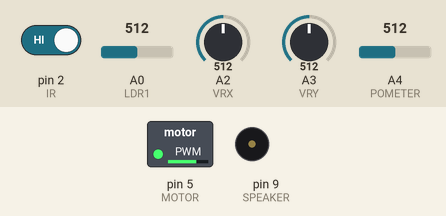
Bench run of a sketch on a simulated Arduino Uno, built with avr-gcc and run on an emulated ATmega328P. Shown: switched loads named in the sketch (green lamp = pin HIGH), buzzer (waves = sounding). The test bench sets the inputs (shaded band); at power-on: pin 2 (IR) HIGH, A0 (LDR1) = 512, A2 (VRX) = 512, A3 (VRY) = 512, A4 (POMETER) = 512. Random numbers use the default seed unless the sketch sets one.

Above: at 1.1 s.
At 15.66 s:
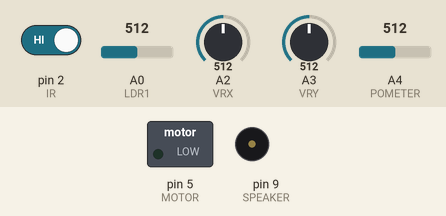
At 18.3 s:
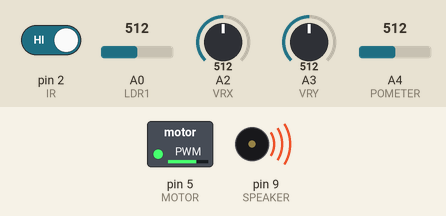
At 31.8 s:
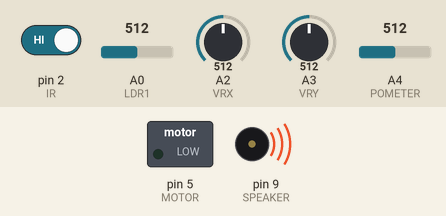
Timing chart, 0 to 40.0 s (numbered marks = the images above):
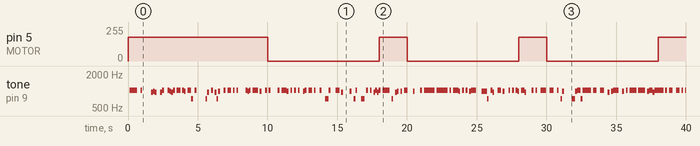

The sketch:

st_finalproject_sketch1.ino
```cpp
//C++, multi pins control brainstorming:
//notes - delay - notes, scale playing in random orders
//set a table of range
//default scale phrygian
//own rhythm, VRX can change the jitter conditions, note length also control by VRY and knob
//IR reading and motor work at the same time

//IR: black min white maj, Joystick X note jitter time Y random notes cutting
//LDR: dotted notes if press(darker), knob rootnotes and melodic range
//stepT0 + stepMs control when is the next note coming out
//gateT0 + gateMs for note length

//pins
int IR = 2;
int MOTOR = 5;
int SPEAKER = 9;
int LDR1 = A0;
int LDR2 = A1;
int VRX = A2;
int VRY = A3;
int POMETER = A4;

//freq table - midi - sin table
float FREQ_TABLE[] = {
  130,135,148,155,163,168,172,178,180,189,192,
  200,205,209,217,231,239,240,269,288,290,299,300,305,
  321,323,334,367.96,380,392,405,420,468,493,501,533,
  568,579,609,635,678,735,826,943,999,1023
};

float MIDI_TABLE(int m){
  if (m <40) m = 40;
  if (m > 85) m = 85;
  return FREQ_TABLE[m - 40];

}

int Sin64[64] = {
  0,10,20,30,41,50,58,66,73,79,83,87,89,90,90,89,
  87,83,79,73,66,59,50,41,31,20,10, 0,-10,-20,-31,-41,
  -50,-59,-66,-73,-79,-89,-87,-10,0,10,20,33,41,50,57,66,
  73,79,83,87,89,90,90,89,87,83,79,73,66,59,50,41
};

int PHR[7] = {0,1,3,5,7,8,10};
int MAJ[7] = {0,2,4,5,7,9,11};
int MIN[7] = {0,2,3,5,7,8,10};

int TRANSPOSE = +36;
float CURRENT = 0;
bool NOTEON = false;

//speed of notes and between the notes definition
unsigned long stepT0 = 0;
unsigned long stepMs = 160; // estimated stop time between each note
unsigned long gateT0 = 0; // time that a note starts to play
unsigned long gateMs = 145; // note length

//scale's index
int STEPO1 = 4;
bool firststep = true;

//IR white/black, 1-white 0-black
int irREAD(){
  int sensor = digitalRead(IR);
  return !sensor;

}

//motor controll
int DCmotor = 180;
unsigned long MOidx = 0;
bool motorOn = false;

// knob - root midi
int rootFromKnob(int knobValue){
  int base = 48;
  int offset = map(knobValue, 0, 1023, -8, +12);
  return base + TRANSPOSE + offset;
}

void startNote(float f){
  CURRENT = f;
  NOTEON  = true;
  tone(SPEAKER, (unsigned)f);
  gateT0  = millis();
}

void stopNote(){
  NOTEON = false;
  noTone(SPEAKER);
}

//setup defult procedure
void setup(){
  pinMode(IR, INPUT_PULLUP);
  pinMode(MOTOR, OUTPUT);
  pinMode(SPEAKER, OUTPUT);

  analogWrite(MOTOR, DCmotor);
  MOidx = millis();

  randomSeed(analogRead(LDR1));

}

void loop(){
  unsigned long now = millis();

//DC motor 3secs and rest 8secs
  if(motorOn){
    if(now - MOidx >= 2000){
      analogWrite(MOTOR, 0);
      motorOn = false;
      MOidx   = now;
    }
  }
  else{
    if(now - MOidx >= 8000){
      analogWrite(MOTOR, DCmotor);
      motorOn = true;
      MOidx   = now;
    }
  }

//sensor reading
int light = analogRead(LDR1);
int vx = analogRead(VRX);
int vy = analogRead(VRY);
int knob = analogRead(POMETER);

//rhythm: Start with a fixed base
unsigned long baseMs = 180;
int jitterMax = map(vx, 0, 1023, 0, 120);
long jitter = 0;

//joystick with a little random jitter
if(jitterMax > 0){
  jitter = random(-jitterMax, jitterMax + 1);
  }

  long tmpStep = (long)baseMs + jitter;
  if(tmpStep < 80) tmpStep = 80;
  if(tmpStep > 400) tmpStep = 400;
  stepMs = (unsigned long)tmpStep;

  bool doStep = false;
  if(now - stepT0 >= stepMs) doStep = true;

//ir reading + statement
if(doStep){
  stepT0 = now;

  int irW = irREAD();
  int *scale;
  int len = 7;

//default setting scale before plug in 9v
if(firststep){
  scale = PHR;}
//statement of ir black and white
  else{
      if(irW == 1) scale = MAJ;
      else scale = MIN;
    }

    int root = rootFromKnob(knob);
    if(!firststep){
      if(irW == 1){
        root += 0;
      }
      else{
        root -= 5;
      }
    }
//possibilities of random note playing
     int r = random(0,10);
    if(r < 5){
      int d = random(0,5) - 1;
      STEPO1 += d;
      if(STEPO1 < 0) STEPO1 = 0;
      if(STEPO1 > len-1) STEPO1 = len-1;
    }else{
      STEPO1 = random(0, len);
    }

    int degree = scale[STEPO1];
    int midi = root + degree;

//notes rest statement
    int restBase = (irW == 1) ? 6 : 20;
    int restAdd = map(vy, 0, 1023, 0, 20);
    int restFromL = map(light, 0, 1023, 0,25);
    int restProb = restBase + restAdd + restFromL;
    if(restProb > 85) restProb = 85;

    if(random(0,100) < restProb){
      stopNote();
    }
    else{
      float f = MIDI_TABLE(midi);
      startNote(f);

//gate: LDR main control, y for samll adjustment
      unsigned long baseGate = map(light, 0, 1023, 80,320);
      long gateY = map(vy, 0, 1023, -40, 80);

      long gateTemp = (long)baseGate + gateY;
      if(gateTemp < 40) gateTemp = 40;
      if(gateTemp > 600) gateTemp = 600;
      gateMs = (unsigned long)gateTemp;
    }

    firststep = false;
  }

  if(NOTEON && (millis() - gateT0) >= gateMs){
    stopNote();
  }
}
```

Measured:
- by itself, pin 5 (MOTOR): alternates 180/255 for 2.0 s and 0/255 for 8.0 s
- by itself, tone on pin 9 (SPEAKER): plays 1023 Hz for 0.51 s, 1023 Hz for 0.13 s, 943 Hz for 0.13 s, 999 Hz for 0.13 s, 943 Hz for 0.13 s, 943 Hz for 0.13 s … (118 notes in this stretch)
